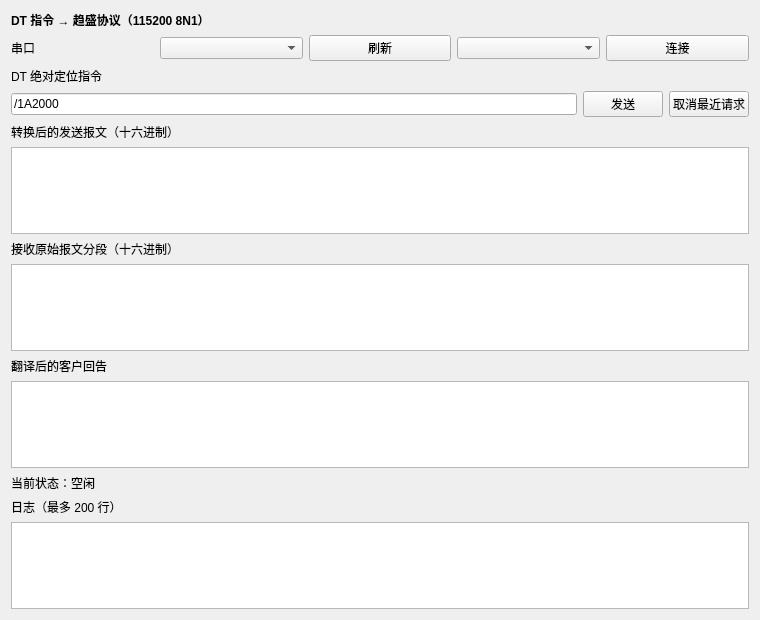
<?xml version="1.0" encoding="UTF-8"?>
<ui version="4.0">
 <class>Widget</class>
 <widget class="QWidget" name="Widget">
  <property name="geometry"><rect><x>0</x><y>0</y><width>760</width><height>620</height></rect></property>
  <layout class="QVBoxLayout" name="verticalLayout">
   <item><widget class="QLabel" name="demoLabel"><property name="text"><string>DT 指令 → 趋盛协议（115200 8N1）</string></property><property name="styleSheet"><string>font-weight:bold</string></property></widget></item>
   <item><layout class="QHBoxLayout" name="serialLayout"><item><widget class="QLabel" name="portLabel"><property name="text"><string>串口</string></property></widget></item><item><widget class="QComboBox" name="portCombo"/></item><item><widget class="QPushButton" name="refreshButton"><property name="text"><string>刷新</string></property></widget></item><item><widget class="QComboBox" name="baudCombo"><property name="maximumWidth"><number>90</number></property></widget></item><item><widget class="QPushButton" name="connectButton"><property name="text"><string>连接</string></property></widget></item></layout></item>
   <item><widget class="QLabel" name="commandLabel"><property name="text"><string>DT 绝对定位指令</string></property></widget></item>
   <item><layout class="QHBoxLayout" name="commandLayout"><item><widget class="QLineEdit" name="commandEdit"><property name="text"><string>/1A2000</string></property></widget></item><item><widget class="QPushButton" name="sendButton"><property name="text"><string>发送</string></property></widget></item><item><widget class="QPushButton" name="cancelButton"><property name="text"><string>取消最近请求</string></property></widget></item></layout></item>
   <item><widget class="QLabel" name="sentLabel"><property name="text"><string>转换后的发送报文（十六进制）</string></property></widget></item>
   <item><widget class="QTextEdit" name="sentEdit"><property name="readOnly"><bool>true</bool></property><property name="maximumHeight"><number>70</number></property></widget></item>
   <item><widget class="QLabel" name="receivedLabel"><property name="text"><string>接收原始报文分段（十六进制）</string></property></widget></item>
   <item><widget class="QTextEdit" name="receivedEdit"><property name="readOnly"><bool>true</bool></property><property name="maximumHeight"><number>90</number></property></widget></item>
   <item><widget class="QLabel" name="replyLabel"><property name="text"><string>翻译后的客户回告</string></property></widget></item>
   <item><widget class="QTextEdit" name="replyEdit"><property name="readOnly"><bool>true</bool></property><property name="maximumHeight"><number>70</number></property></widget></item>
   <item><widget class="QLabel" name="statusLabel"><property name="text"><string>当前状态：空闲</string></property></widget></item>
   <item><widget class="QLabel" name="logLabel"><property name="text"><string>日志（最多 200 行）</string></property></widget></item>
   <item><widget class="QTextEdit" name="logEdit"><property name="readOnly"><bool>true</bool></property></widget></item>
  </layout>
 </widget>
 <resources/><connections/>
</ui>
